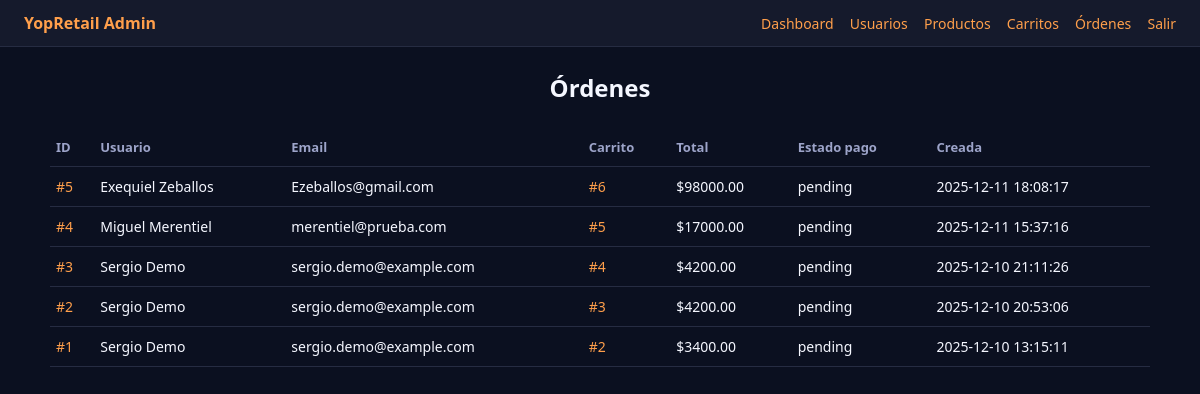
Page /admin/orders (signed in) on the earlier database version.
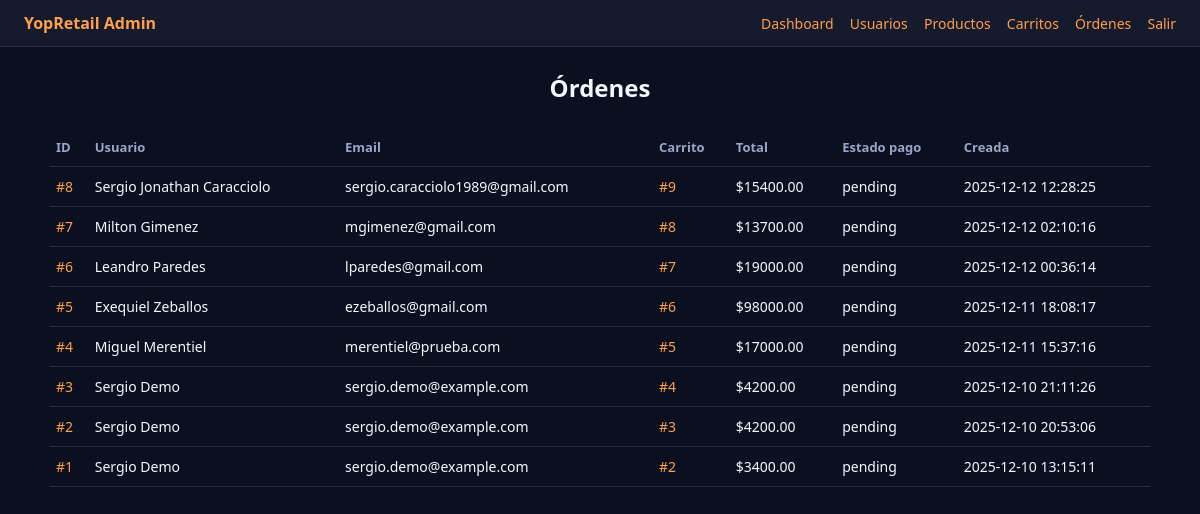
Same page on the later database version.
### tables this page shows
CREATE TABLE orders (
    id             INTEGER PRIMARY KEY AUTOINCREMENT,
    user_id        INTEGER NOT NULL,
    cart_id        INTEGER NOT NULL,
    total          REAL NOT NULL,
    payment_status TEXT NOT NULL DEFAULT 'pending', -- pending | paid | failed
    created_at     TEXT DEFAULT (datetime('now')),
    FOREIGN KEY (user_id) REFERENCES users(id),
    FOREIGN KEY (cart_id) REFERENCES carts(id)
);

CREATE TABLE users (
    id          INTEGER PRIMARY KEY AUTOINCREMENT,
    name        TEXT NOT NULL,
    email       TEXT NOT NULL UNIQUE,
    phone       TEXT,
    segment     TEXT DEFAULT 'nuevo',
    created_at  TEXT DEFAULT (datetime('now'))
);

### backoffice_app.py (the view)
@app.get("/admin/orders", response_class=HTMLResponse)
def admin_orders(request: Request, _: bool = Depends(get_current_admin)):
    with get_connection() as conn:
        rows = conn.execute(
            """
            SELECT
                o.id,
                o.user_id,
                u.name AS user_name,
                u.email AS user_email,
                o.cart_id,
                o.total,
                o.payment_status,
                o.created_at
            FROM orders o
            JOIN users u ON u.id = o.user_id
            ORDER BY o.created_at DESC
            """
        ).fetchall()
    return templates.TemplateResponse(
        "orders.html",
        {"request": request, "orders": rows},
    )

### templates/orders.html (shortened to what this page needs)
{% extends "admin_base.html" %}
{% block content %}
<h2>Órdenes</h2>
<table class="table">
  <thead>
    <tr>
      <th>ID</th>
      <th>Usuario</th>
      <th>Email</th>
      <th>Carrito</th>
      <th>Total</th>
      <th>Estado pago</th>
      <th>Creada</th>
    </tr>
  </thead>
  <tbody>
    {% for o in orders %}
    <tr>
      <td><a href="/admin/orders/{{ o.id }}">#{{ o.id }}</a></td>
      <td>{{ o.user_name }}</td>
      <td>{{ o.user_email }}</td>
      <td>
        <a href="/admin/carts/{{ o.cart_id }}">#{{ o.cart_id }}</a>
      </td>
      <td>${{ "%.2f"|format(o.total) }}</td>
      <td>{{ o.payment_status }}</td>
      <td>{{ o.created_at }}</td>
    </tr>
    {% endfor %}
  </tbody>
</table>
{% endblock %}

Differences in the rows shown:
added orders: id "8", user_name "Sergio Jonathan Caracciolo", user_email "sergio.caracciolo1989@gmail.com", cart_id "9", total "15400.00", payment_status "pending", created_at "2025-12-12 12:28:25"
added orders: id "7", user_name "Milton Gimenez", user_email "mgimenez@gmail.com", cart_id "8", total "13700.00", payment_status "pending", created_at "2025-12-12 02:10:16"
added orders: id "6", user_name "Leandro Paredes", user_email "lparedes@gmail.com", cart_id "7", total "19000.00", payment_status "pending", created_at "2025-12-12 00:36:14"
changed through a linked row, orders "Exequiel Zeballos": user_email "Ezeballos@gmail.com" → "ezeballos@gmail.com"
